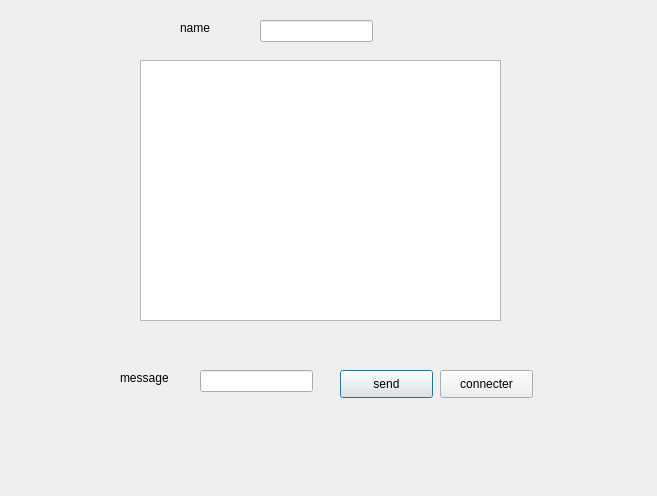
<?xml version="1.0" encoding="UTF-8"?>
<ui version="4.0">
 <class>chatbox</class>
 <widget class="QDialog" name="chatbox">
  <property name="geometry">
   <rect>
    <x>0</x>
    <y>0</y>
    <width>657</width>
    <height>496</height>
   </rect>
  </property>
  <property name="windowTitle">
   <string>Dialog</string>
  </property>
  <widget class="QLabel" name="label">
   <property name="geometry">
    <rect>
     <x>180</x>
     <y>20</y>
     <width>56</width>
     <height>16</height>
    </rect>
   </property>
   <property name="text">
    <string>name</string>
   </property>
  </widget>
  <widget class="QPushButton" name="sent">
   <property name="geometry">
    <rect>
     <x>340</x>
     <y>370</y>
     <width>93</width>
     <height>28</height>
    </rect>
   </property>
   <property name="text">
    <string>send</string>
   </property>
  </widget>
  <widget class="QLabel" name="label_4">
   <property name="geometry">
    <rect>
     <x>310</x>
     <y>670</y>
     <width>56</width>
     <height>16</height>
    </rect>
   </property>
   <property name="text">
    <string>message</string>
   </property>
  </widget>
  <widget class="QLabel" name="label_2">
   <property name="geometry">
    <rect>
     <x>120</x>
     <y>370</y>
     <width>56</width>
     <height>16</height>
    </rect>
   </property>
   <property name="text">
    <string>message</string>
   </property>
  </widget>
  <widget class="QTextEdit" name="textEdit">
   <property name="geometry">
    <rect>
     <x>140</x>
     <y>60</y>
     <width>361</width>
     <height>261</height>
    </rect>
   </property>
  </widget>
  <widget class="QLineEdit" name="message_2">
   <property name="geometry">
    <rect>
     <x>390</x>
     <y>670</y>
     <width>113</width>
     <height>22</height>
    </rect>
   </property>
  </widget>
  <widget class="QLineEdit" name="message">
   <property name="geometry">
    <rect>
     <x>200</x>
     <y>370</y>
     <width>113</width>
     <height>22</height>
    </rect>
   </property>
  </widget>
  <widget class="QPushButton" name="sent_2">
   <property name="geometry">
    <rect>
     <x>530</x>
     <y>670</y>
     <width>93</width>
     <height>28</height>
    </rect>
   </property>
   <property name="text">
    <string>send</string>
   </property>
  </widget>
  <widget class="QLineEdit" name="name">
   <property name="geometry">
    <rect>
     <x>260</x>
     <y>20</y>
     <width>113</width>
     <height>22</height>
    </rect>
   </property>
  </widget>
  <widget class="QPushButton" name="bind">
   <property name="geometry">
    <rect>
     <x>440</x>
     <y>370</y>
     <width>93</width>
     <height>28</height>
    </rect>
   </property>
   <property name="text">
    <string>connecter</string>
   </property>
  </widget>
  <widget class="QPushButton" name="bind_2">
   <property name="geometry">
    <rect>
     <x>630</x>
     <y>670</y>
     <width>93</width>
     <height>28</height>
    </rect>
   </property>
   <property name="text">
    <string>connecter</string>
   </property>
  </widget>
 </widget>
 <resources/>
 <connections/>
</ui>
